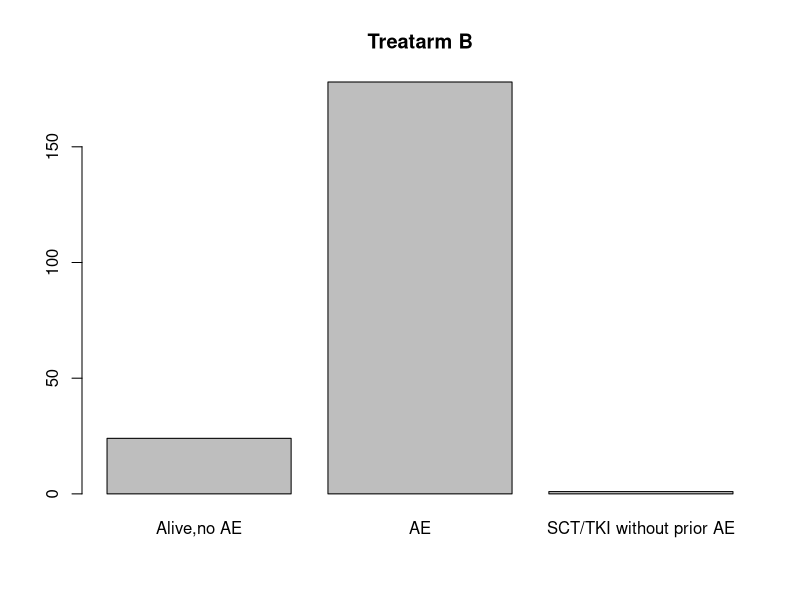

Here is the R script that generated this plot:

counts <- c(24,178,1)

barplot(counts,main = "Treatarm B",names.arg = c("Alive,no AE","AE","SCT/TKI without prior AE"))


# P(N<30)
ppois(29, lambda = 50)

# P(N>=30)
1-ppois(29, lambda = 50)

# P(N=30)
dpois(30, lambda = 50)


# P(X≥10)=1−P(X≤9)
1-ppois(9, lambda = 3)
